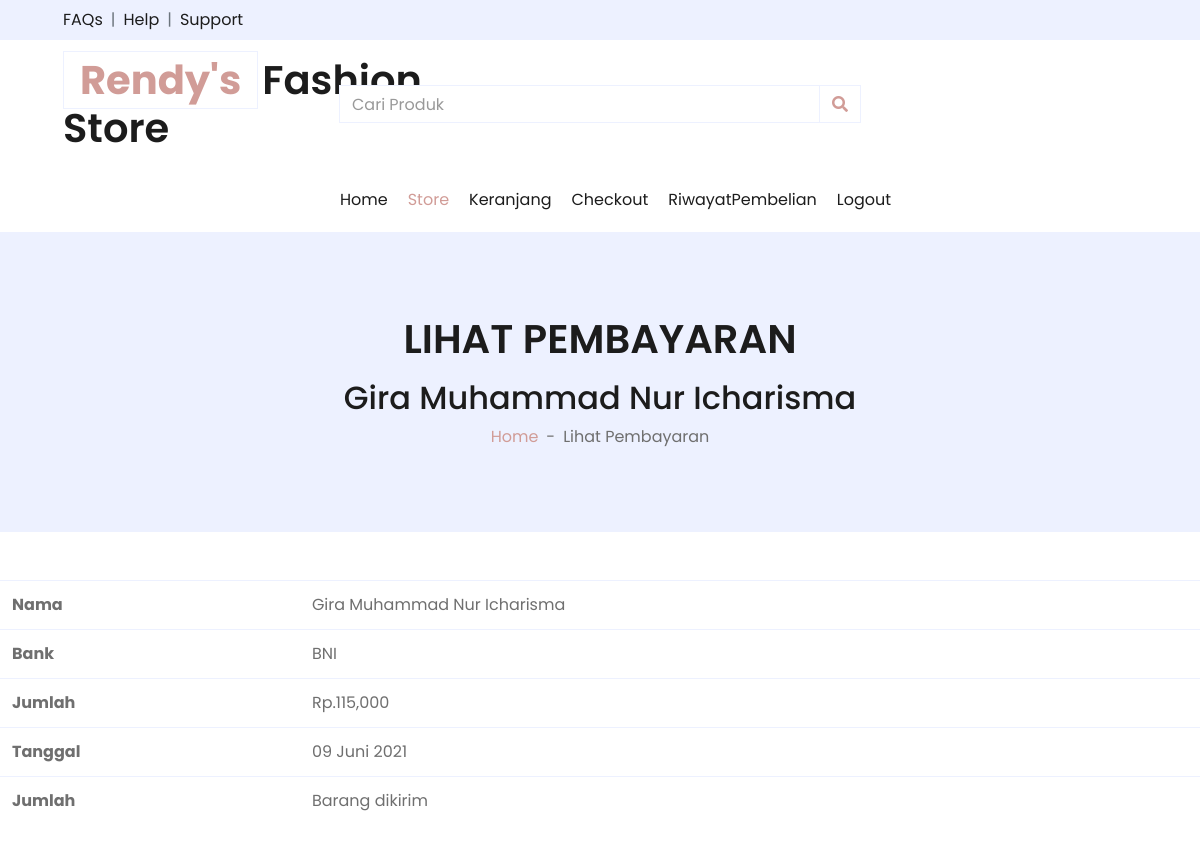
Page /lihat_pembayaran.php?id=24 (signed in) on the committed database.
### tables this page shows
CREATE TABLE `pembayaran` (
  `id_pembayaran` int(11) NOT NULL,
  `id_pembelian` int(11) NOT NULL,
  `nama` varchar(50) NOT NULL,
  `bank` varchar(50) NOT NULL,
  `jumlah` int(11) NOT NULL,
  `tanggal` date NOT NULL,
  `bukti` varchar(50) NOT NULL
);

CREATE TABLE `pembelian` (
  `id_pembelian` int(11) NOT NULL,
  `id_pelanggan` int(11) NOT NULL,
  `id_ongkir` int(11) NOT NULL,
  `tanggal_pembelian` date NOT NULL,
  `total_pembelian` int(11) NOT NULL,
  `nama_kota` varchar(50) NOT NULL,
  `tarif` int(11) NOT NULL,
  `alamat_pengiriman` text NOT NULL,
  `status_pembelian` varchar(100) NOT NULL DEFAULT 'pending',
  `resi_pembelian` varchar(50) NOT NULL
);

### config/fungsi_indotgl.php (called while the page is built, shortened)
<?php
function tgl_indo($tgl){
	$tanggal = substr($tgl, 8, 2);
	$bulan	 = getBulan(substr($tgl, 5, 2));
	$tahun	 = substr($tgl, 0, 4);
	return $tanggal.' '.$bulan.' '.$tahun;
}
function getBulan($bln){
	switch ($bln) {
		case 6:
			return "Juni";
			break;
	}
}
?>

### lihat_pembayaran.php (the view, shortened to what this page needs)
<?php
include 'config/fungsi_indotgl.php';
?>
<!DOCTYPE html>
<html lang="en">
<head>
    <link href="https://cdnjs.cloudflare.com/ajax/libs/font-awesome/5.10.0/css/all.min.css" rel="stylesheet">
    <link href="lib/owlcarousel/assets/owl.carousel.min.css" rel="stylesheet">
    <link href="css/style.css" rel="stylesheet">
</head>
<body>
    <body>
    <?php include'menu.php';?>
    <div class="container-fluid bg-secondary mb-5">
        <div class="d-flex flex-column align-items-center justify-content-center" style="min-height: 300px">
            <h1 class="font-weight-semi-bold text-uppercase mb-3">Lihat Pembayaran</h1>
            <h2><?php echo $_SESSION['pelanggan']['nama_pelanggan']?></h2>
            <div class="d-inline-flex">
                <p class="m-0"><a href="index.php">Home</a></p>
                <p class="m-0 px-2">-</p>
                <p class="m-0">Lihat Pembayaran</p>
            </div>
        </div>
    </div>
    <div class="row mt">
          <div class="col-lg-12">
            <div class="content-panel justify-content-center ">
                <?php
                $id_pembelian = $_GET['id'];
                $sql=mysqli_query($con, "SELECT * FROM pembayaran LEFT JOIN pembelian ON pembayaran.id_pembelian=pembelian.id_pembelian WHERE pembelian.id_pembelian='$id_pembelian'");
                $r=mysqli_fetch_array($sql);
                $tanggalindonesia = tgl_indo($r['tanggal']);
                ?>
                    <table class="table">
                        <tr>
                            <th>Nama</th>
                            <td><?php echo $r['nama'];?></td>
                        </tr>
                        <tr>
                            <th>Bank</th>
                            <td><?php echo $r['bank'];?></td>
                        </tr>
                        <tr>
                            <th>Jumlah</th>
                            <td>Rp.<?php echo number_format($r['jumlah']);?></td>
                        </tr>
                        <tr>
                            <th>Tanggal</th>
                            <td><?php echo $tanggalindonesia;?></td>
                        </tr>
                        <tr>
                            <th>Jumlah</th>
                            <td><?php echo $r['status_pembelian'];?></td>
                        </tr>
                    </table>
                <div class="col-md-6">
                </div>
            </div>
          </div>
        </div>

### rows in the picture
pembayaran: nama "Gira Muhammad Nur Icharisma", bank "BNI", jumlah "115,000", tanggal "09 Juni 2021", id_pembelian.status_pembelian "Barang dikirim"

### other values in the picture
$_SESSION['pelanggan']['nama_pelanggan'] "Gira Muhammad Nur Icharisma"
